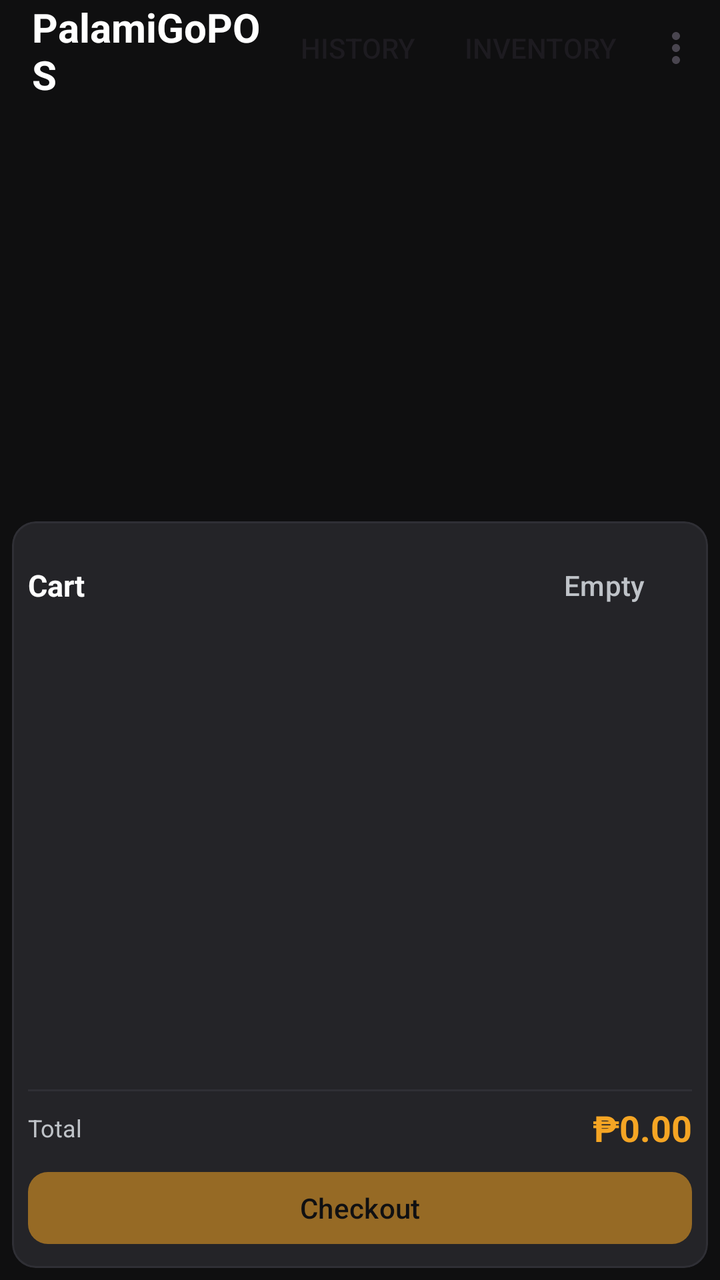
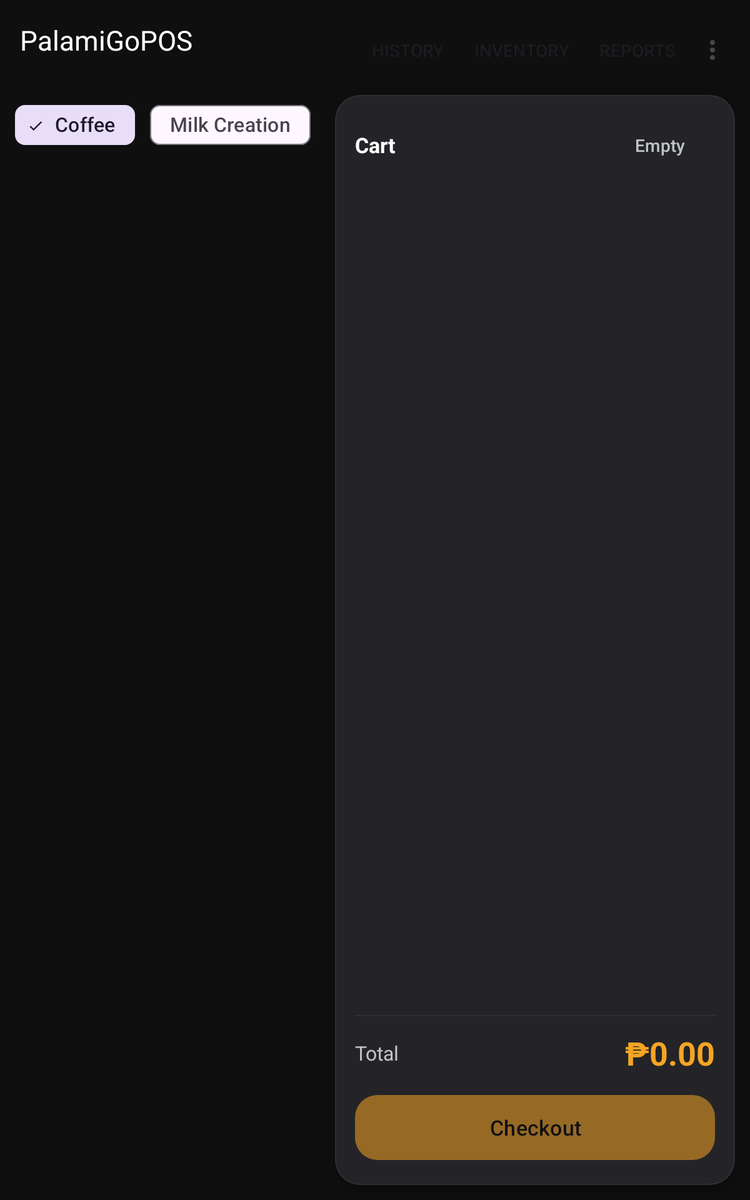

One screen, two layout resources from the same app: the default and the repository's alternative for another configuration. Each is rendered where Android would select it; the XML of both is given below.
<!-- AndroidManifest.xml: application theme Theme.PalamiGoPOS -->
<!-- res/layout/activity_main.xml -->
<?xml version="1.0" encoding="utf-8"?>
<androidx.constraintlayout.widget.ConstraintLayout xmlns:android="http://schemas.android.com/apk/res/android"
    xmlns:app="http://schemas.android.com/apk/res-auto"
    xmlns:tools="http://schemas.android.com/tools"
    android:id="@+id/main"
    android:layout_width="match_parent"
    android:layout_height="match_parent"
    android:background="@color/pg_background"
    tools:context=".MainActivity">

    <com.google.android.material.appbar.MaterialToolbar
        android:id="@+id/toolbar"
        android:layout_width="0dp"
        android:layout_height="@dimen/toolbar_height"
        android:background="@color/pg_background"
        app:elevation="4dp"
        app:layout_constraintEnd_toEndOf="parent"
        app:layout_constraintStart_toStartOf="parent"
        app:layout_constraintTop_toTopOf="parent"
        app:menu="@menu/menu_main">

        <TextView
            android:id="@+id/tvTitle"
            android:layout_width="wrap_content"
            android:layout_height="wrap_content"
            android:layout_gravity="center"
            android:text="PalamiGoPOS"
            android:textColor="@color/white"
            android:textSize="20sp"
            android:textStyle="bold" />

    </com.google.android.material.appbar.MaterialToolbar>

    <com.google.android.material.chip.ChipGroup
        android:id="@+id/chipGroupCategories"
        android:layout_width="0dp"
        android:layout_height="wrap_content"
        android:layout_marginStart="@dimen/chip_group_margin"
        android:layout_marginEnd="@dimen/chip_group_margin"
        android:layout_marginTop="@dimen/chip_group_margin"
        app:chipSpacingHorizontal="@dimen/chip_spacing"
        app:layout_constraintEnd_toEndOf="parent"
        app:layout_constraintStart_toStartOf="parent"
        app:layout_constraintTop_toBottomOf="@id/toolbar"
        app:singleSelection="true" />

    <androidx.recyclerview.widget.RecyclerView
        android:id="@+id/rvProducts"
        android:layout_width="0dp"
        android:layout_height="0dp"
        android:layout_marginStart="@dimen/rv_margin_horizontal"
        android:layout_marginEnd="@dimen/rv_margin_horizontal"
        android:layout_marginTop="@dimen/rv_margin_top"
        app:layout_constraintBottom_toTopOf="@id/cartContainer"
        app:layout_constraintEnd_toEndOf="parent"
        app:layout_constraintStart_toStartOf="parent"
        app:layout_constraintTop_toBottomOf="@id/chipGroupCategories"
        tools:listitem="@layout/item_product" />

    <com.google.android.material.card.MaterialCardView
        android:id="@+id/cartContainer"
        android:layout_width="0dp"
        android:layout_height="wrap_content"
        android:layout_marginStart="@dimen/cart_container_margin"
        android:layout_marginEnd="@dimen/cart_container_margin"
        android:layout_marginBottom="@dimen/cart_container_margin"
        android:layout_marginTop="@dimen/cart_container_margin"
        app:cardBackgroundColor="@color/pg_surface_variant"
        app:cardCornerRadius="@dimen/cart_container_corner"
        app:strokeColor="@color/pg_divider"
        app:strokeWidth="1dp"
        app:layout_constraintBottom_toBottomOf="parent"
        app:layout_constraintEnd_toEndOf="parent"
        app:layout_constraintStart_toStartOf="parent">

        <LinearLayout
            android:layout_width="match_parent"
            android:layout_height="wrap_content"
            android:orientation="vertical"
            android:padding="@dimen/cart_container_padding">

            <LinearLayout
                android:layout_width="match_parent"
                android:layout_height="wrap_content"
                android:gravity="center_vertical"
                android:orientation="horizontal">

                <TextView
                    android:layout_width="0dp"
                    android:layout_height="wrap_content"
                    android:layout_weight="1"
                    android:text="Cart"
                    android:textColor="@color/pg_text_primary"
                    android:textSize="@dimen/cart_item_name_size"
                    android:textStyle="bold" />

                <com.google.android.material.button.MaterialButton
                    android:id="@+id/btnEmptyCart"
                    style="@style/Widget.Material3.Button.TextButton"
                    android:layout_width="wrap_content"
                    android:layout_height="wrap_content"
                    android:text="Empty"
                    android:textColor="@color/pg_text_secondary" />

            </LinearLayout>

            <androidx.recyclerview.widget.RecyclerView
                android:id="@+id/rvCart"
                android:layout_width="match_parent"
                android:layout_height="220dp"
                android:layout_marginTop="8dp"
                android:overScrollMode="never"
                tools:listitem="@layout/item_cart" />

            <View
                android:layout_width="match_parent"
                android:layout_height="1dp"
                android:background="@color/pg_divider" />

            <LinearLayout
                android:layout_width="match_parent"
                android:layout_height="wrap_content"
                android:layout_marginTop="@dimen/checkout_btn_margin_top"
                android:gravity="center_vertical"
                android:orientation="horizontal">

                <TextView
                    android:layout_width="wrap_content"
                    android:layout_height="wrap_content"
                    android:text="Total"
                    android:textColor="@color/pg_text_secondary"
                    android:textSize="@dimen/cart_label_text_size" />

                <TextView
                    android:id="@+id/tvTotal"
                    android:layout_width="0dp"
                    android:layout_height="wrap_content"
                    android:layout_weight="1"
                    android:gravity="end"
                    android:textColor="@color/pg_gold"
                    android:textSize="@dimen/cart_total_text_size"
                    android:textStyle="bold"
                    tools:text="₱0.00" />

            </LinearLayout>

            <com.google.android.material.button.MaterialButton
                android:id="@+id/btnCheckout"
                style="@style/Widget.Material3.Button"
                android:layout_width="match_parent"
                android:layout_height="@dimen/checkout_btn_height"
                android:layout_marginTop="@dimen/checkout_btn_margin_top"
                android:enabled="false"
                android:text="Checkout"
                android:textSize="@dimen/checkout_btn_text_size"
                android:textColor="@color/black"
                app:backgroundTint="@color/pg_gold"
                android:alpha="0.55"
                app:cornerRadius="@dimen/checkout_btn_corner" />

        </LinearLayout>

    </com.google.android.material.card.MaterialCardView>

</androidx.constraintlayout.widget.ConstraintLayout>
<!-- resources referenced by this layout -->
<resources>
  <color name="black">#FF000000</color>
  <color name="pg_background">#FF0F0F10</color>
  <color name="pg_divider">#FF2F2F35</color>
  <color name="pg_gold">#FFF5A524</color>
  <color name="pg_surface_variant">#FF242428</color>
  <color name="pg_text_primary">#FFFFFFFF</color>
  <color name="pg_text_secondary">#FFBFC3C8</color>
  <color name="white">#FFFFFFFF</color>
  <!-- from res/values-sw320dp/ -->
  <dimen name="cart_container_corner">12dp</dimen>
  <!-- from res/values-sw320dp/ -->
  <dimen name="cart_container_margin">6dp</dimen>
  <!-- from res/values-sw320dp/ -->
  <dimen name="cart_container_padding">8dp</dimen>
  <!-- from res/values-w360dp/ -->
  <dimen name="cart_item_name_size">15sp</dimen>
  <!-- from res/values-sw320dp/ -->
  <dimen name="cart_label_text_size">12sp</dimen>
  <!-- from res/values-sw320dp/ -->
  <dimen name="cart_total_text_size">18sp</dimen>
  <!-- from res/values-sw320dp/ -->
  <dimen name="checkout_btn_corner">10dp</dimen>
  <!-- from res/values-sw320dp/ -->
  <dimen name="checkout_btn_height">44dp</dimen>
  <!-- from res/values-sw320dp/ -->
  <dimen name="checkout_btn_margin_top">6dp</dimen>
  <!-- from res/values-sw320dp/ -->
  <dimen name="checkout_btn_text_size">14sp</dimen>
  <!-- from res/values-sw320dp/ -->
  <dimen name="chip_group_margin">6dp</dimen>
  <!-- from res/values-sw320dp/ -->
  <dimen name="chip_spacing">6dp</dimen>
  <!-- from res/values-sw320dp/ -->
  <dimen name="rv_margin_horizontal">6dp</dimen>
  <!-- from res/values-sw320dp/ -->
  <dimen name="rv_margin_top">6dp</dimen>
  <!-- from res/values-sw320dp/ -->
  <dimen name="toolbar_height">48dp</dimen>
  <style name="Theme.PalamiGoPOS" parent="Base.Theme.PalamiGoPOS" />
  <style name="Base.Theme.PalamiGoPOS" parent="Theme.Material3.DayNight.NoActionBar">
          
          <item name="colorPrimary">@color/pg_gold</item>
          <item name="colorOnPrimary">@color/black</item>
          <item name="colorSecondary">@color/pg_gold</item>
          <item name="colorOnSecondary">@color/black</item>
          <item name="colorTertiary">@color/pg_gold_dark</item>
          <item name="colorOnTertiary">@color/black</item>
  
          <item name="android:statusBarColor">@color/pg_background</item>
          <item name="android:navigationBarColor">@color/pg_background</item>
          
          
          <item name="android:windowBackground">@color/pg_background</item>
      </style>
  <color name="pg_gold_dark">#FFCC7A00</color>
</resources>
<!-- res/layout-sw600dp/activity_main.xml (the repository's variant of the layout above) -->
<!-- drawn on a 7-inch tablet held upright -->
<?xml version="1.0" encoding="utf-8"?>
<androidx.constraintlayout.widget.ConstraintLayout xmlns:android="http://schemas.android.com/apk/res/android"
    xmlns:app="http://schemas.android.com/apk/res-auto"
    xmlns:tools="http://schemas.android.com/tools"
    android:id="@+id/main"
    android:layout_width="match_parent"
    android:layout_height="match_parent"
    android:background="@color/pg_background"
    tools:context=".MainActivity">

    
    <com.google.android.material.appbar.MaterialToolbar
        android:id="@+id/toolbar"
        android:layout_width="0dp"
        android:layout_height="@dimen/toolbar_height"
        android:background="@color/pg_background"
        android:contentInsetStartWithNavigation="12dp"
        android:contentInsetEnd="12dp"
        android:paddingTop="@dimen/toolbar_padding"
        android:paddingBottom="@dimen/toolbar_padding"
        app:title="PalamiGoPOS"
        app:titleTextColor="@color/white"
        app:titleTextAppearance="@style/TextAppearance.Material3.TitleLarge"
        app:elevation="4dp"
        app:layout_constraintEnd_toEndOf="parent"
        app:layout_constraintStart_toStartOf="parent"
        app:layout_constraintTop_toTopOf="parent"
        app:menu="@menu/menu_main" />

    
    <HorizontalScrollView
        android:id="@+id/chipScrollContainer"
        android:layout_width="0dp"
        android:layout_height="wrap_content"
        android:layout_marginStart="@dimen/chip_group_margin"
        android:layout_marginEnd="@dimen/chip_group_margin"
        android:layout_marginTop="@dimen/chip_group_margin"
        android:scrollbars="none"
        app:layout_constraintEnd_toStartOf="@id/cartContainer"
        app:layout_constraintStart_toStartOf="parent"
        app:layout_constraintTop_toBottomOf="@id/toolbar">

        <com.google.android.material.chip.ChipGroup
            android:id="@+id/chipGroupCategories"
            android:layout_width="wrap_content"
            android:layout_height="wrap_content"
            app:chipSpacingHorizontal="@dimen/chip_spacing"
            app:singleSelection="true">

            <com.google.android.material.chip.Chip
                android:id="@+id/chipCoffee"
                style="@style/Widget.Material3.Chip.Filter"
                android:layout_width="wrap_content"
                android:layout_height="@dimen/chip_height"
                android:checked="true"
                android:text="Coffee"
                android:textSize="@dimen/chip_text_size" />

            <com.google.android.material.chip.Chip
                android:id="@+id/chipMilk"
                style="@style/Widget.Material3.Chip.Filter"
                android:layout_width="wrap_content"
                android:layout_height="@dimen/chip_height"
                android:text="Milk Creation"
                android:textSize="@dimen/chip_text_size" />

            <com.google.android.material.chip.Chip
                android:id="@+id/chipSoda"
                style="@style/Widget.Material3.Chip.Filter"
                android:layout_width="wrap_content"
                android:layout_height="@dimen/chip_height"
                android:text="Soda Spark"
                android:textSize="@dimen/chip_text_size" />

        </com.google.android.material.chip.ChipGroup>
    </HorizontalScrollView>

    
    <androidx.recyclerview.widget.RecyclerView
        android:id="@+id/rvProducts"
        android:layout_width="0dp"
        android:layout_height="0dp"
        android:layout_marginStart="@dimen/rv_margin_horizontal"
        android:layout_marginEnd="@dimen/rv_margin_horizontal"
        android:layout_marginTop="@dimen/rv_margin_top"
        android:layout_marginBottom="@dimen/cart_container_margin"
        app:layout_constraintBottom_toBottomOf="parent"
        app:layout_constraintEnd_toStartOf="@id/cartContainer"
        app:layout_constraintStart_toStartOf="parent"
        app:layout_constraintTop_toBottomOf="@id/chipScrollContainer"
        tools:listitem="@layout/item_product" />

    
    <com.google.android.material.card.MaterialCardView
        android:id="@+id/cartContainer"
        android:layout_width="320dp"
        android:layout_height="0dp"
        android:layout_marginTop="@dimen/cart_container_margin"
        android:layout_marginEnd="@dimen/cart_container_margin"
        android:layout_marginBottom="@dimen/cart_container_margin"
        app:cardBackgroundColor="@color/pg_surface_variant"
        app:cardCornerRadius="@dimen/cart_container_corner"
        app:cardElevation="4dp"
        app:strokeColor="@color/pg_divider"
        app:strokeWidth="1dp"
        app:layout_constraintBottom_toBottomOf="parent"
        app:layout_constraintEnd_toEndOf="parent"
        app:layout_constraintTop_toBottomOf="@id/toolbar">

        <LinearLayout
            android:layout_width="match_parent"
            android:layout_height="match_parent"
            android:orientation="vertical"
            android:padding="@dimen/cart_container_padding">

            
            <LinearLayout
                android:layout_width="match_parent"
                android:layout_height="wrap_content"
                android:gravity="center_vertical"
                android:orientation="horizontal">

                <TextView
                    android:layout_width="0dp"
                    android:layout_height="wrap_content"
                    android:layout_weight="1"
                    android:text="Cart"
                    android:textColor="@color/pg_text_primary"
                    android:textSize="@dimen/cart_item_name_size"
                    android:textStyle="bold" />

                <com.google.android.material.button.MaterialButton
                    android:id="@+id/btnEmptyCart"
                    style="@style/Widget.Material3.Button.TextButton"
                    android:layout_width="wrap_content"
                    android:layout_height="wrap_content"
                    android:text="Empty"
                    android:textColor="@color/pg_text_secondary" />

            </LinearLayout>

            
            <androidx.recyclerview.widget.RecyclerView
                android:id="@+id/rvCart"
                android:layout_width="match_parent"
                android:layout_height="0dp"
                android:layout_weight="1"
                android:overScrollMode="never"
                tools:listitem="@layout/item_cart" />

            
            <View
                android:layout_width="match_parent"
                android:layout_height="1dp"
                android:layout_marginTop="@dimen/checkout_btn_margin_top"
                android:background="@color/pg_divider" />

            
            <LinearLayout
                android:layout_width="match_parent"
                android:layout_height="wrap_content"
                android:layout_marginTop="@dimen/checkout_btn_margin_top"
                android:gravity="center_vertical"
                android:orientation="horizontal">

                <TextView
                    android:layout_width="wrap_content"
                    android:layout_height="wrap_content"
                    android:text="Total"
                    android:textColor="@color/pg_text_secondary"
                    android:textSize="@dimen/cart_label_text_size" />

                <TextView
                    android:id="@+id/tvTotal"
                    android:layout_width="0dp"
                    android:layout_height="wrap_content"
                    android:layout_weight="1"
                    android:gravity="end"
                    android:textColor="@color/pg_gold"
                    android:textSize="@dimen/cart_total_text_size"
                    android:textStyle="bold"
                    tools:text="₱0.00" />

            </LinearLayout>

            
            <com.google.android.material.button.MaterialButton
                android:id="@+id/btnCheckout"
                style="@style/Widget.Material3.Button"
                android:layout_width="match_parent"
                android:layout_height="@dimen/checkout_btn_height"
                android:layout_marginTop="@dimen/checkout_btn_margin_top"
                android:enabled="false"
                android:text="Checkout"
                android:textSize="@dimen/checkout_btn_text_size"
                android:textColor="@color/black"
                app:backgroundTint="@color/pg_gold"
                android:alpha="0.55"
                app:cornerRadius="@dimen/checkout_btn_corner" />

        </LinearLayout>

    </com.google.android.material.card.MaterialCardView>

</androidx.constraintlayout.widget.ConstraintLayout>
<!-- resources referenced by the variant -->
<!-- as a 7-inch tablet held upright resolves them -->
<resources>
  <color name="black">#FF000000</color>
  <color name="pg_background">#FF0F0F10</color>
  <color name="pg_divider">#FF2F2F35</color>
  <color name="pg_gold">#FFF5A524</color>
  <color name="pg_surface_variant">#FF242428</color>
  <color name="pg_text_primary">#FFFFFFFF</color>
  <color name="pg_text_secondary">#FFBFC3C8</color>
  <color name="white">#FFFFFFFF</color>
  <!-- from res/values-sw600dp/ -->
  <dimen name="cart_container_corner">20dp</dimen>
  <!-- from res/values-sw600dp/ -->
  <dimen name="cart_container_margin">12dp</dimen>
  <!-- from res/values-sw600dp/ -->
  <dimen name="cart_container_padding">16dp</dimen>
  <!-- from res/values-sw600dp/ -->
  <dimen name="cart_item_name_size">17sp</dimen>
  <!-- from res/values-sw600dp/ -->
  <dimen name="cart_label_text_size">16sp</dimen>
  <!-- from res/values-sw600dp/ -->
  <dimen name="cart_total_text_size">26sp</dimen>
  <!-- from res/values-sw600dp/ -->
  <dimen name="checkout_btn_corner">18dp</dimen>
  <!-- from res/values-sw600dp/ -->
  <dimen name="checkout_btn_height">60dp</dimen>
  <!-- from res/values-sw600dp/ -->
  <dimen name="checkout_btn_margin_top">12dp</dimen>
  <!-- from res/values-sw600dp/ -->
  <dimen name="checkout_btn_text_size">17sp</dimen>
  <!-- from res/values-sw600dp/ -->
  <dimen name="chip_group_margin">12dp</dimen>
  <!-- from res/values-sw600dp/ -->
  <dimen name="chip_height">48dp</dimen>
  <!-- from res/values-sw600dp/ -->
  <dimen name="chip_spacing">12dp</dimen>
  <!-- from res/values-sw600dp/ -->
  <dimen name="chip_text_size">16sp</dimen>
  <!-- from res/values-sw600dp/ -->
  <dimen name="rv_margin_horizontal">12dp</dimen>
  <!-- from res/values-sw600dp/ -->
  <dimen name="rv_margin_top">12dp</dimen>
  <!-- from res/values-sw600dp/ -->
  <dimen name="toolbar_height">64dp</dimen>
  <!-- from res/values-sw600dp/ -->
  <dimen name="toolbar_padding">8dp</dimen>
  <style name="Theme.PalamiGoPOS" parent="Base.Theme.PalamiGoPOS" />
  <style name="Base.Theme.PalamiGoPOS" parent="Theme.Material3.DayNight.NoActionBar">
          
          <item name="colorPrimary">@color/pg_gold</item>
          <item name="colorOnPrimary">@color/black</item>
          <item name="colorSecondary">@color/pg_gold</item>
          <item name="colorOnSecondary">@color/black</item>
          <item name="colorTertiary">@color/pg_gold_dark</item>
          <item name="colorOnTertiary">@color/black</item>
  
          <item name="android:statusBarColor">@color/pg_background</item>
          <item name="android:navigationBarColor">@color/pg_background</item>
          
          
          <item name="android:windowBackground">@color/pg_background</item>
      </style>
  <color name="pg_gold_dark">#FFCC7A00</color>
</resources>
